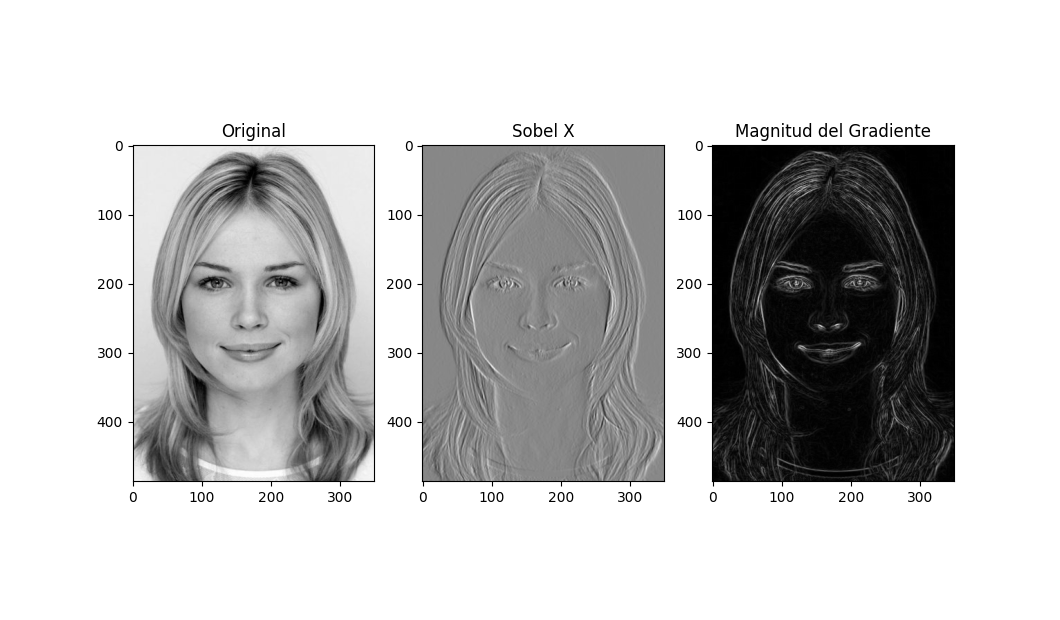

Here is the Python script that generated this plot:
import cv2
import numpy as np
import matplotlib.pyplot as plt

# Leer la imagen en escala de grises
img = cv2.imread('prueba.jpg', cv2.IMREAD_GRAYSCALE)

# Aplicar el filtro de Sobel en la dirección X (horizontal)
sobel_x = cv2.Sobel(img, cv2.CV_64F, 1, 0, ksize=3)  # ksize es el tamaño del kernel (debe ser impar)

# Aplicar el filtro de Sobel en la dirección Y (vertical)
sobel_y = cv2.Sobel(img, cv2.CV_64F, 0, 1, ksize=3)

# Calcular la magnitud del gradiente
sobel_mag = np.sqrt(sobel_x**2 + sobel_y**2)

# Mostrar la imagen original y la magnitud del gradiente resultante
plt.subplot(1, 3, 1), plt.imshow(img, cmap='gray'), plt.title('Original')
plt.subplot(1, 3, 2), plt.imshow(sobel_x, cmap='gray'), plt.title('Sobel X')
plt.subplot(1, 3, 3), plt.imshow(sobel_mag, cmap='gray'), plt.title('Magnitud del Gradiente')
plt.show()
